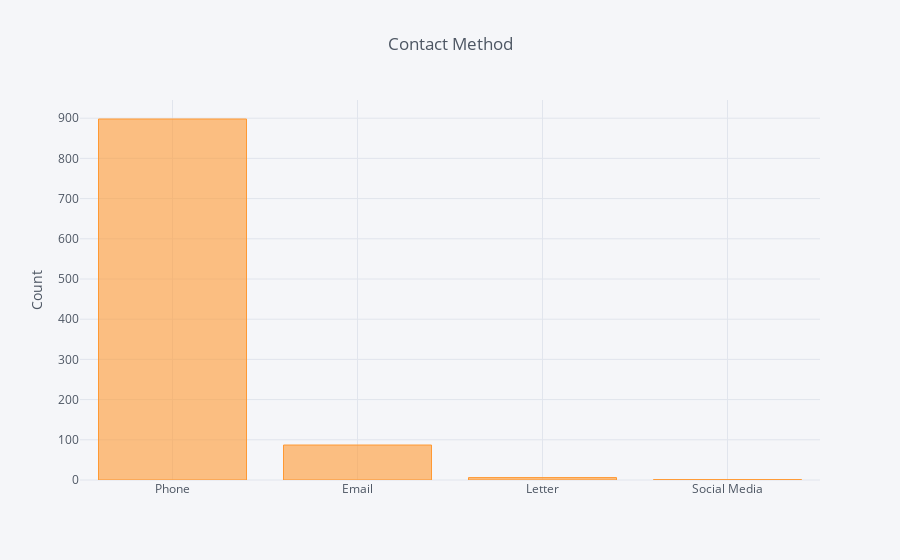

Notebook source saved alongside this figure:
### Code cell
df['Case Contact Method'].value_counts().iplot(kind='bar', yTitle='Count', title='Contact Method')

### Figure 1 — Plotly figure (JSON) as saved in the notebook; plotly's stock layout.template omitted (floating-point values rounded to 4 significant figures)
{"data": [{"marker": {"color": "rgba(255, 153, 51, 0.6)", "line": {"color": "rgba(255, 153, 51, 1.0)", "width": 1}}, "name": "Case Contact Method", "orientation": "v", "text": "", "type": "bar", "x": ["Phone", "Email", "Letter", "Social Media"], "y": [898, 87, 6, 1]}], "layout": {"legend": {"bgcolor": "#F5F6F9", "font": {"color": "#4D5663"}}, "paper_bgcolor": "#F5F6F9", "plot_bgcolor": "#F5F6F9", "title": "Contact Method", "titlefont": {"color": "#4D5663"}, "xaxis1": {"gridcolor": "#E1E5ED", "showgrid": true, "tickfont": {"color": "#4D5663"}, "title": "", "titlefont": {"color": "#4D5663"}, "zerolinecolor": "#E1E5ED"}, "yaxis1": {"gridcolor": "#E1E5ED", "showgrid": true, "tickfont": {"color": "#4D5663"}, "title": "Count", "titlefont": {"color": "#4D5663"}, "zerolinecolor": "#E1E5ED"}}}
